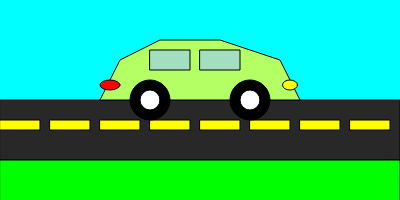
Frame 1 (no input)
Frame 60 (no input): identical to frame 1, image omitted
Frame 120 (the mouse pressed at the canvas centre since frame 60): identical to frame 1, image omitted

The p5.js sketch that drew this single still picture (run headless with seeded random() and noise() and a simulated clock; from frame 60 on, the mouse is pressed at the canvas centre):

// p5.js sketch
// ── sketch.js
function setup() {
  createCanvas(400, 200);
}

function draw() {
  background(0,255,255);

  // Road
  fill(40);
  rect(0, 100, width, 60);
  fill(0,255,0);
  rect(0, 160, width, width);
  fill(255, 255, 0);
  rect(0, 120, 40, 10);
  rect(50, 120, 40, 10);
  rect(100, 120, 40, 10);
  rect(150, 120, 40, 10);
  rect(200, 120, 40, 10);
  rect(250, 120, 40, 10);
  rect(300, 120, 40, 10);
  rect(350, 120, 40, 10);
  
  // Car body
  fill(180, 255, 100);
  beginShape();
  vertex(100, 100);
  vertex(300, 100);
  vertex(280, 60);
  vertex(220, 40);
  vertex(160, 40);
  vertex(120, 60);
  endShape(CLOSE);

  // Windows
  fill(150, 200, 255, 150);
  rect(150, 50, 40, 20);
  rect(200, 50, 40, 20);

  // Wheels
  fill(0);
  ellipse(150, 100, 40, 40);
  ellipse(250, 100, 40, 40);
  
  // rims
  fill(255);
  ellipse(150, 100, 20, 20);
  ellipse(250, 100, 20, 20);
  
  // Headlights
  fill(255, 255, 0);
  ellipse(290, 85, 15, 10);
  
  // Taillights
  fill(255, 0, 0);
  ellipse(110, 85, 20, 10);
}
